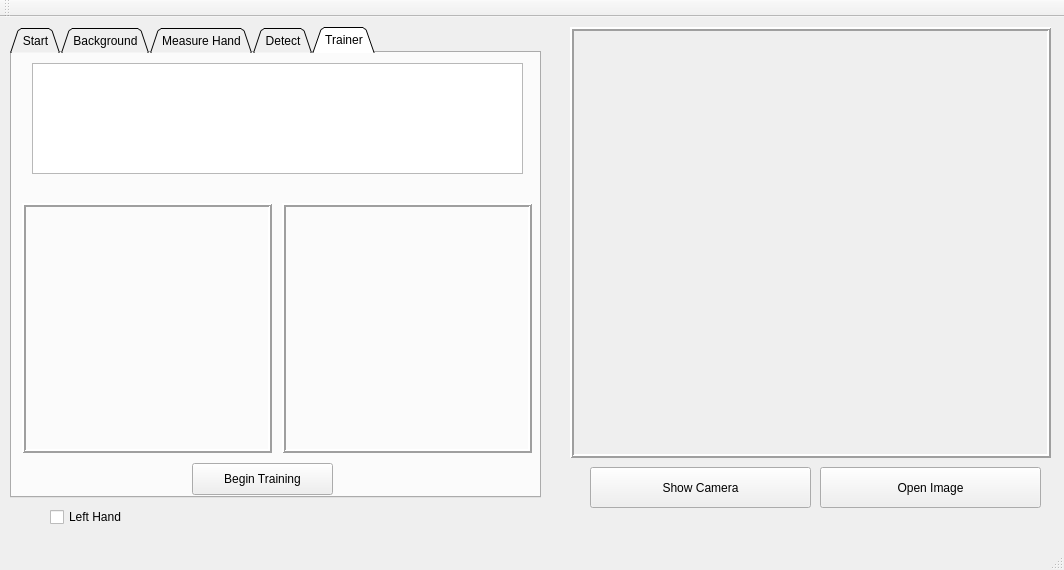
<?xml version="1.0" encoding="UTF-8"?>
<ui version="4.0">
 <class>MainWindow</class>
 <widget class="QMainWindow" name="MainWindow">
  <property name="geometry">
   <rect>
    <x>0</x>
    <y>0</y>
    <width>1064</width>
    <height>570</height>
   </rect>
  </property>
  <property name="windowTitle">
   <string>MainWindow</string>
  </property>
  <widget class="QWidget" name="centralWidget">
   <widget class="QLabel" name="label_Camera">
    <property name="geometry">
     <rect>
      <x>570</x>
      <y>10</y>
      <width>481</width>
      <height>431</height>
     </rect>
    </property>
    <property name="frameShape">
     <enum>QFrame::Box</enum>
    </property>
    <property name="frameShadow">
     <enum>QFrame::Raised</enum>
    </property>
    <property name="lineWidth">
     <number>2</number>
    </property>
    <property name="text">
     <string/>
    </property>
   </widget>
   <widget class="QPushButton" name="pushButton_Camera">
    <property name="geometry">
     <rect>
      <x>590</x>
      <y>450</y>
      <width>221</width>
      <height>41</height>
     </rect>
    </property>
    <property name="text">
     <string>Show Camera</string>
    </property>
   </widget>
   <widget class="QPushButton" name="pushButton_OpenImage">
    <property name="geometry">
     <rect>
      <x>820</x>
      <y>450</y>
      <width>221</width>
      <height>41</height>
     </rect>
    </property>
    <property name="text">
     <string>Open Image</string>
    </property>
   </widget>
   <widget class="QTabWidget" name="tabWidget">
    <property name="geometry">
     <rect>
      <x>10</x>
      <y>10</y>
      <width>531</width>
      <height>471</height>
     </rect>
    </property>
    <property name="tabShape">
     <enum>QTabWidget::Triangular</enum>
    </property>
    <property name="currentIndex">
     <number>4</number>
    </property>
    <widget class="QWidget" name="tabStart">
     <attribute name="title">
      <string>Start</string>
     </attribute>
     <widget class="QLabel" name="label_2">
      <property name="geometry">
       <rect>
        <x>20</x>
        <y>20</y>
        <width>461</width>
        <height>151</height>
       </rect>
      </property>
      <property name="text">
       <string>&lt;html&gt;&lt;head/&gt;&lt;body&gt;&lt;p&gt;Welcome!&lt;br/&gt;&lt;/p&gt;&lt;p&gt;If this is your first time, click on the background tab and select your filter. Otherwise, you know what to do!&lt;/p&gt;&lt;/body&gt;&lt;/html&gt;</string>
      </property>
      <property name="textFormat">
       <enum>Qt::RichText</enum>
      </property>
      <property name="wordWrap">
       <bool>true</bool>
      </property>
     </widget>
    </widget>
    <widget class="QWidget" name="tabBackground">
     <attribute name="title">
      <string>Background</string>
     </attribute>
     <widget class="QLabel" name="label_Color5">
      <property name="geometry">
       <rect>
        <x>230</x>
        <y>390</y>
        <width>71</width>
        <height>21</height>
       </rect>
      </property>
      <property name="text">
       <string>&lt;html&gt;&lt;head/&gt;&lt;body&gt;&lt;p align=&quot;center&quot;&gt;Saturation&lt;/p&gt;&lt;/body&gt;&lt;/html&gt;</string>
      </property>
     </widget>
     <widget class="QLabel" name="label_MinValue">
      <property name="geometry">
       <rect>
        <x>120</x>
        <y>370</y>
        <width>51</width>
        <height>21</height>
       </rect>
      </property>
      <property name="text">
       <string>&lt;html&gt;&lt;head/&gt;&lt;body&gt;&lt;p align=&quot;center&quot;&gt;136&lt;/p&gt;&lt;/body&gt;&lt;/html&gt;</string>
      </property>
     </widget>
     <widget class="QLabel" name="label_MaxValue">
      <property name="geometry">
       <rect>
        <x>300</x>
        <y>370</y>
        <width>51</width>
        <height>21</height>
       </rect>
      </property>
      <property name="text">
       <string>&lt;html&gt;&lt;head/&gt;&lt;body&gt;&lt;p align=&quot;center&quot;&gt;136&lt;/p&gt;&lt;/body&gt;&lt;/html&gt;</string>
      </property>
     </widget>
     <widget class="QLabel" name="label_MinHue">
      <property name="geometry">
       <rect>
        <x>10</x>
        <y>370</y>
        <width>41</width>
        <height>21</height>
       </rect>
      </property>
      <property name="text">
       <string>&lt;html&gt;&lt;head/&gt;&lt;body&gt;&lt;p align=&quot;center&quot;&gt;136&lt;/p&gt;&lt;/body&gt;&lt;/html&gt;</string>
      </property>
     </widget>
     <widget class="QLabel" name="label_Color1">
      <property name="geometry">
       <rect>
        <x>0</x>
        <y>390</y>
        <width>41</width>
        <height>21</height>
       </rect>
      </property>
      <property name="text">
       <string>&lt;html&gt;&lt;head/&gt;&lt;body&gt;&lt;p align=&quot;center&quot;&gt;Hue&lt;/p&gt;&lt;/body&gt;&lt;/html&gt;</string>
      </property>
     </widget>
     <widget class="QLabel" name="label_MaxSat">
      <property name="geometry">
       <rect>
        <x>240</x>
        <y>370</y>
        <width>51</width>
        <height>21</height>
       </rect>
      </property>
      <property name="text">
       <string>&lt;html&gt;&lt;head/&gt;&lt;body&gt;&lt;p align=&quot;center&quot;&gt;136&lt;/p&gt;&lt;/body&gt;&lt;/html&gt;</string>
      </property>
     </widget>
     <widget class="QLabel" name="label_MinSat">
      <property name="geometry">
       <rect>
        <x>60</x>
        <y>370</y>
        <width>51</width>
        <height>21</height>
       </rect>
      </property>
      <property name="text">
       <string>&lt;html&gt;&lt;head/&gt;&lt;body&gt;&lt;p align=&quot;center&quot;&gt;136&lt;/p&gt;&lt;/body&gt;&lt;/html&gt;</string>
      </property>
     </widget>
     <widget class="QSlider" name="verticalSlider_MaxSat">
      <property name="geometry">
       <rect>
        <x>260</x>
        <y>10</y>
        <width>21</width>
        <height>361</height>
       </rect>
      </property>
      <property name="maximum">
       <number>255</number>
      </property>
      <property name="value">
       <number>136</number>
      </property>
      <property name="orientation">
       <enum>Qt::Vertical</enum>
      </property>
     </widget>
     <widget class="QLabel" name="label_Color6">
      <property name="geometry">
       <rect>
        <x>310</x>
        <y>390</y>
        <width>51</width>
        <height>21</height>
       </rect>
      </property>
      <property name="text">
       <string>&lt;html&gt;&lt;head/&gt;&lt;body&gt;&lt;p align=&quot;center&quot;&gt;Value&lt;/p&gt;&lt;/body&gt;&lt;/html&gt;</string>
      </property>
     </widget>
     <widget class="QLabel" name="label_Color2">
      <property name="geometry">
       <rect>
        <x>50</x>
        <y>390</y>
        <width>71</width>
        <height>21</height>
       </rect>
      </property>
      <property name="text">
       <string>&lt;html&gt;&lt;head/&gt;&lt;body&gt;&lt;p align=&quot;center&quot;&gt;Saturation&lt;/p&gt;&lt;/body&gt;&lt;/html&gt;</string>
      </property>
     </widget>
     <widget class="QSlider" name="verticalSlider_MaxValue">
      <property name="geometry">
       <rect>
        <x>320</x>
        <y>10</y>
        <width>21</width>
        <height>361</height>
       </rect>
      </property>
      <property name="maximum">
       <number>255</number>
      </property>
      <property name="value">
       <number>136</number>
      </property>
      <property name="orientation">
       <enum>Qt::Vertical</enum>
      </property>
     </widget>
     <widget class="QLabel" name="label_Max">
      <property name="geometry">
       <rect>
        <x>240</x>
        <y>420</y>
        <width>62</width>
        <height>16</height>
       </rect>
      </property>
      <property name="text">
       <string>Max HSV</string>
      </property>
     </widget>
     <widget class="QLabel" name="label_Color4">
      <property name="geometry">
       <rect>
        <x>180</x>
        <y>390</y>
        <width>41</width>
        <height>21</height>
       </rect>
      </property>
      <property name="text">
       <string>&lt;html&gt;&lt;head/&gt;&lt;body&gt;&lt;p align=&quot;center&quot;&gt;Hue&lt;/p&gt;&lt;/body&gt;&lt;/html&gt;</string>
      </property>
     </widget>
     <widget class="QSlider" name="verticalSlider_MinSat">
      <property name="geometry">
       <rect>
        <x>80</x>
        <y>10</y>
        <width>21</width>
        <height>361</height>
       </rect>
      </property>
      <property name="maximum">
       <number>255</number>
      </property>
      <property name="value">
       <number>136</number>
      </property>
      <property name="orientation">
       <enum>Qt::Vertical</enum>
      </property>
     </widget>
     <widget class="QLabel" name="label_Color3">
      <property name="geometry">
       <rect>
        <x>120</x>
        <y>390</y>
        <width>51</width>
        <height>21</height>
       </rect>
      </property>
      <property name="text">
       <string>&lt;html&gt;&lt;head/&gt;&lt;body&gt;&lt;p align=&quot;center&quot;&gt;Value&lt;/p&gt;&lt;/body&gt;&lt;/html&gt;</string>
      </property>
     </widget>
     <widget class="QSlider" name="verticalSlider_MinValue">
      <property name="geometry">
       <rect>
        <x>140</x>
        <y>10</y>
        <width>21</width>
        <height>361</height>
       </rect>
      </property>
      <property name="maximum">
       <number>255</number>
      </property>
      <property name="value">
       <number>136</number>
      </property>
      <property name="orientation">
       <enum>Qt::Vertical</enum>
      </property>
     </widget>
     <widget class="Line" name="line">
      <property name="geometry">
       <rect>
        <x>170</x>
        <y>0</y>
        <width>20</width>
        <height>431</height>
       </rect>
      </property>
      <property name="lineWidth">
       <number>3</number>
      </property>
      <property name="orientation">
       <enum>Qt::Vertical</enum>
      </property>
     </widget>
     <widget class="QSlider" name="verticalSlider_MinHue">
      <property name="geometry">
       <rect>
        <x>20</x>
        <y>10</y>
        <width>21</width>
        <height>361</height>
       </rect>
      </property>
      <property name="maximum">
       <number>180</number>
      </property>
      <property name="value">
       <number>136</number>
      </property>
      <property name="orientation">
       <enum>Qt::Vertical</enum>
      </property>
     </widget>
     <widget class="QLabel" name="label_MaxHue">
      <property name="geometry">
       <rect>
        <x>190</x>
        <y>370</y>
        <width>41</width>
        <height>21</height>
       </rect>
      </property>
      <property name="text">
       <string>&lt;html&gt;&lt;head/&gt;&lt;body&gt;&lt;p align=&quot;center&quot;&gt;136&lt;/p&gt;&lt;/body&gt;&lt;/html&gt;</string>
      </property>
     </widget>
     <widget class="QLabel" name="label_Min">
      <property name="geometry">
       <rect>
        <x>60</x>
        <y>420</y>
        <width>62</width>
        <height>16</height>
       </rect>
      </property>
      <property name="text">
       <string>Min HSV</string>
      </property>
     </widget>
     <widget class="QSlider" name="verticalSlider_MaxHue">
      <property name="geometry">
       <rect>
        <x>200</x>
        <y>10</y>
        <width>21</width>
        <height>361</height>
       </rect>
      </property>
      <property name="maximum">
       <number>180</number>
      </property>
      <property name="value">
       <number>136</number>
      </property>
      <property name="orientation">
       <enum>Qt::Vertical</enum>
      </property>
     </widget>
     <widget class="Line" name="line_3">
      <property name="geometry">
       <rect>
        <x>360</x>
        <y>0</y>
        <width>20</width>
        <height>431</height>
       </rect>
      </property>
      <property name="lineWidth">
       <number>3</number>
      </property>
      <property name="orientation">
       <enum>Qt::Vertical</enum>
      </property>
     </widget>
     <widget class="QPushButton" name="pushButton_Process">
      <property name="geometry">
       <rect>
        <x>380</x>
        <y>0</y>
        <width>131</width>
        <height>51</height>
       </rect>
      </property>
      <property name="text">
       <string>Process</string>
      </property>
     </widget>
     <widget class="QPushButton" name="pushButton_Histogram">
      <property name="geometry">
       <rect>
        <x>380</x>
        <y>50</y>
        <width>131</width>
        <height>51</height>
       </rect>
      </property>
      <property name="text">
       <string>Show Histogram</string>
      </property>
     </widget>
     <widget class="QCheckBox" name="check_Invert">
      <property name="geometry">
       <rect>
        <x>410</x>
        <y>160</y>
        <width>87</width>
        <height>20</height>
       </rect>
      </property>
      <property name="text">
       <string>Invert</string>
      </property>
      <property name="checked">
       <bool>false</bool>
      </property>
     </widget>
     <widget class="QCheckBox" name="check_Erode">
      <property name="geometry">
       <rect>
        <x>410</x>
        <y>190</y>
        <width>87</width>
        <height>20</height>
       </rect>
      </property>
      <property name="text">
       <string>Erode</string>
      </property>
      <property name="checked">
       <bool>true</bool>
      </property>
     </widget>
     <widget class="QCheckBox" name="check_Dilate">
      <property name="geometry">
       <rect>
        <x>410</x>
        <y>220</y>
        <width>87</width>
        <height>20</height>
       </rect>
      </property>
      <property name="text">
       <string>Dilate</string>
      </property>
      <property name="checked">
       <bool>true</bool>
      </property>
     </widget>
     <widget class="QCheckBox" name="check_Blur">
      <property name="geometry">
       <rect>
        <x>410</x>
        <y>250</y>
        <width>87</width>
        <height>20</height>
       </rect>
      </property>
      <property name="text">
       <string>Blur</string>
      </property>
      <property name="checked">
       <bool>true</bool>
      </property>
     </widget>
     <widget class="QComboBox" name="comboBox">
      <property name="geometry">
       <rect>
        <x>370</x>
        <y>330</y>
        <width>151</width>
        <height>31</height>
       </rect>
      </property>
     </widget>
     <widget class="QLabel" name="label">
      <property name="geometry">
       <rect>
        <x>390</x>
        <y>120</y>
        <width>111</width>
        <height>31</height>
       </rect>
      </property>
      <property name="text">
       <string>&lt;html&gt;&lt;head/&gt;&lt;body&gt;&lt;p align=&quot;center&quot;&gt;Morphological Filters&lt;/p&gt;&lt;/body&gt;&lt;/html&gt;</string>
      </property>
      <property name="textFormat">
       <enum>Qt::RichText</enum>
      </property>
      <property name="wordWrap">
       <bool>true</bool>
      </property>
     </widget>
     <widget class="QLabel" name="label_3">
      <property name="geometry">
       <rect>
        <x>390</x>
        <y>311</y>
        <width>111</width>
        <height>20</height>
       </rect>
      </property>
      <property name="text">
       <string>&lt;html&gt;&lt;head/&gt;&lt;body&gt;&lt;p align=&quot;center&quot;&gt;Presets&lt;/p&gt;&lt;/body&gt;&lt;/html&gt;</string>
      </property>
      <property name="textFormat">
       <enum>Qt::RichText</enum>
      </property>
      <property name="wordWrap">
       <bool>true</bool>
      </property>
     </widget>
     <widget class="QPushButton" name="pushButton_Save">
      <property name="geometry">
       <rect>
        <x>390</x>
        <y>370</y>
        <width>114</width>
        <height>32</height>
       </rect>
      </property>
      <property name="text">
       <string>Save</string>
      </property>
     </widget>
    </widget>
    <widget class="QWidget" name="tabMeasure">
     <attribute name="title">
      <string>Measure Hand</string>
     </attribute>
     <widget class="QLabel" name="label_Train">
      <property name="geometry">
       <rect>
        <x>270</x>
        <y>180</y>
        <width>250</width>
        <height>250</height>
       </rect>
      </property>
      <property name="frameShape">
       <enum>QFrame::Box</enum>
      </property>
      <property name="frameShadow">
       <enum>QFrame::Raised</enum>
      </property>
      <property name="lineWidth">
       <number>2</number>
      </property>
      <property name="text">
       <string/>
      </property>
     </widget>
     <widget class="QLabel" name="label_4">
      <property name="geometry">
       <rect>
        <x>10</x>
        <y>0</y>
        <width>511</width>
        <height>191</height>
       </rect>
      </property>
      <property name="text">
       <string>&lt;html&gt;&lt;head/&gt;&lt;body&gt;&lt;p&gt;Fill the box below with the hand gesture shown to the left. Attempt to fill the space, but provide more empty space rather than cutting off part of the hand.&lt;/p&gt;&lt;p&gt;When you feel you have a good capture press the SPACE BAR.&lt;/p&gt;&lt;p&gt;Look at the capture, if it is a good capture, press ENTER. Otherwise press SPACE to begin capture again. To start over both, press the ( X ) key&lt;/p&gt;&lt;p&gt;Repeat this process until all captures are done (shown in the left pane)&lt;/p&gt;&lt;/body&gt;&lt;/html&gt;</string>
      </property>
      <property name="wordWrap">
       <bool>true</bool>
      </property>
     </widget>
     <widget class="QLabel" name="label_Example">
      <property name="geometry">
       <rect>
        <x>10</x>
        <y>180</y>
        <width>250</width>
        <height>250</height>
       </rect>
      </property>
      <property name="frameShape">
       <enum>QFrame::Box</enum>
      </property>
      <property name="frameShadow">
       <enum>QFrame::Raised</enum>
      </property>
      <property name="lineWidth">
       <number>2</number>
      </property>
      <property name="text">
       <string/>
      </property>
      <property name="pixmap">
       <pixmap resource="../res.qrc">:/img/fist.jpg</pixmap>
      </property>
      <property name="scaledContents">
       <bool>true</bool>
      </property>
     </widget>
    </widget>
    <widget class="QWidget" name="tabDetect">
     <attribute name="title">
      <string>Detect</string>
     </attribute>
     <widget class="QLabel" name="label_HandDisplay">
      <property name="geometry">
       <rect>
        <x>300</x>
        <y>10</y>
        <width>200</width>
        <height>200</height>
       </rect>
      </property>
      <property name="frameShape">
       <enum>QFrame::Box</enum>
      </property>
      <property name="frameShadow">
       <enum>QFrame::Raised</enum>
      </property>
      <property name="lineWidth">
       <number>2</number>
      </property>
      <property name="text">
       <string/>
      </property>
     </widget>
     <widget class="QTextBrowser" name="textBrowser">
      <property name="geometry">
       <rect>
        <x>10</x>
        <y>10</y>
        <width>256</width>
        <height>411</height>
       </rect>
      </property>
     </widget>
     <widget class="QPushButton" name="pushButton_Detect">
      <property name="geometry">
       <rect>
        <x>300</x>
        <y>230</y>
        <width>201</width>
        <height>51</height>
       </rect>
      </property>
      <property name="text">
       <string>Detect Hand</string>
      </property>
     </widget>
    </widget>
    <widget class="QWidget" name="tabTrain">
     <attribute name="title">
      <string>Trainer</string>
     </attribute>
     <widget class="QLabel" name="label_UserHand">
      <property name="geometry">
       <rect>
        <x>270</x>
        <y>150</y>
        <width>250</width>
        <height>250</height>
       </rect>
      </property>
      <property name="frameShape">
       <enum>QFrame::Box</enum>
      </property>
      <property name="frameShadow">
       <enum>QFrame::Raised</enum>
      </property>
      <property name="lineWidth">
       <number>2</number>
      </property>
      <property name="text">
       <string/>
      </property>
     </widget>
     <widget class="QLabel" name="label_Goal">
      <property name="geometry">
       <rect>
        <x>10</x>
        <y>150</y>
        <width>250</width>
        <height>250</height>
       </rect>
      </property>
      <property name="frameShape">
       <enum>QFrame::Box</enum>
      </property>
      <property name="frameShadow">
       <enum>QFrame::Raised</enum>
      </property>
      <property name="lineWidth">
       <number>2</number>
      </property>
      <property name="text">
       <string/>
      </property>
      <property name="scaledContents">
       <bool>true</bool>
      </property>
     </widget>
     <widget class="QTextBrowser" name="feedbackBrowser">
      <property name="geometry">
       <rect>
        <x>20</x>
        <y>10</y>
        <width>491</width>
        <height>111</height>
       </rect>
      </property>
     </widget>
     <widget class="QPushButton" name="pushButton_Training">
      <property name="geometry">
       <rect>
        <x>180</x>
        <y>410</y>
        <width>141</width>
        <height>32</height>
       </rect>
      </property>
      <property name="text">
       <string>Begin Training</string>
      </property>
     </widget>
    </widget>
   </widget>
   <widget class="QCheckBox" name="checkBox">
    <property name="geometry">
     <rect>
      <x>50</x>
      <y>490</y>
      <width>87</width>
      <height>20</height>
     </rect>
    </property>
    <property name="text">
     <string>Left Hand</string>
    </property>
   </widget>
  </widget>
  <widget class="QToolBar" name="mainToolBar">
   <attribute name="toolBarArea">
    <enum>TopToolBarArea</enum>
   </attribute>
   <attribute name="toolBarBreak">
    <bool>false</bool>
   </attribute>
  </widget>
  <widget class="QStatusBar" name="statusBar"/>
 </widget>
 <layoutdefault spacing="6" margin="11"/>
 <resources>
  <include location="../res.qrc"/>
 </resources>
 <connections/>
</ui>
